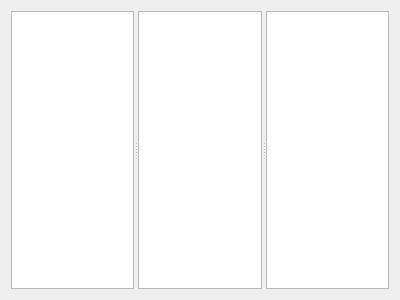
<?xml version="1.0" encoding="UTF-8"?>
<ui version="4.0">
 <class>Gammaray::StateMachineInspector</class>
 <widget class="QWidget" name="Gammaray::StateMachineInspector">
  <property name="geometry">
   <rect>
    <x>0</x>
    <y>0</y>
    <width>400</width>
    <height>300</height>
   </rect>
  </property>
  <property name="windowTitle">
   <string>Form</string>
  </property>
       <layout class="QHBoxLayout" name="horizontalLayout_5">
        <item>
         <widget class="QSplitter" name="splitter_8">
          <property name="orientation">
           <enum>Qt::Horizontal</enum>
          </property>
          <widget class="QTreeView" name="stateMachinesView"/>
          <widget class="QTreeView" name="singleStateMachineView"/>
          <widget class="QTreeView" name="transitionView"/>
         </widget>
        </item>
       </layout>
 </widget>
 <resources/>
 <connections/>
</ui>
